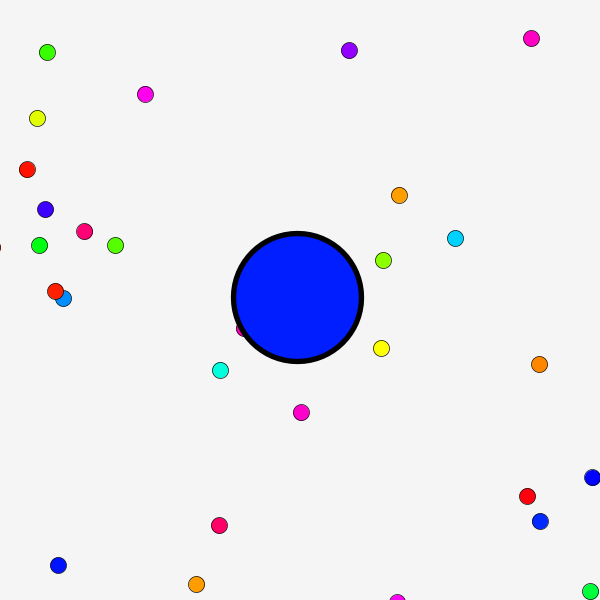
Frame 1 (no input)
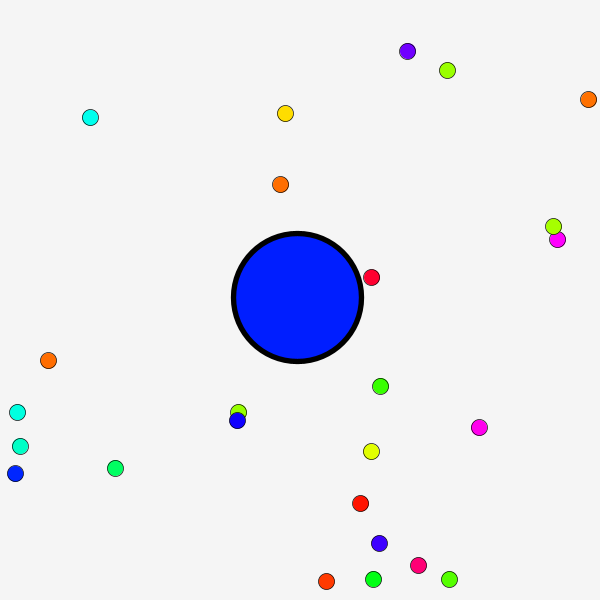
Frame 60 (the mouse pressed at the canvas centre just before this capture)
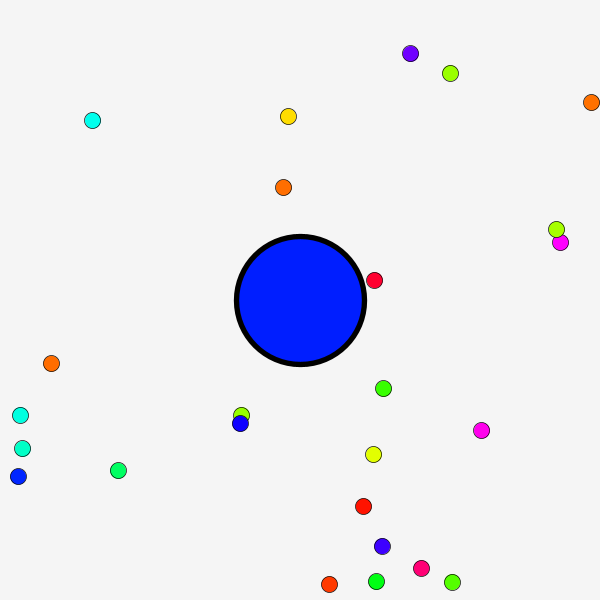
Frame 120 (the mouse held since frame 60 and released just before this capture)

The Processing sketch that drew these frames (run headless with seeded random() and noise(); from frame 60 on, the mouse is pressed at the canvas centre):

// Processing sketch: C32_AgarIo
// ── C32_AgarIo.pde
Cell me;
Cell[] enemies;


void setup() {
  size(600, 600);
  colorMode(HSB);

  me = new Cell(0, 0, 64);

  enemies = new Cell[400];
  for (int i = 0; i < enemies.length; i++) {
    enemies[i] = new Cell(random(-2 * width, 2 * width), random(-2*height, 2*height), 8);
  }
}



void draw() {
  me.move();
  translate(width/2, height/2);
  translate(-me.pos.x, -me.pos.y);

  background(245);
  stroke(0);
  strokeWeight(4);
  noFill();
  rect(-2*width, -2*height, 4*width, 4*height); 

  me.move();
  for (Cell e : enemies) e.display();
  me.display();
}
// ── Cell.pde
class Cell {

  PVector pos;
  float r;
  float hue;

  Cell(float x, float y, float r_) {
    pos = new PVector(x, y);
    r = r_;
    hue = random(255);
  }


  void move() {
    PVector dir = new PVector(mouseX - width/2, mouseY - height/2);
    float mag = constrain(map(dir.mag(), 0, (width + height)/2, 0, 10), 0, 4);
    dir.setMag(mag);
    pos.add(dir);
    pos.x = constrain(pos.x, -2*width, 2*width);  
    pos.y = constrain(pos.y, -2*height, 2*height);
  }


  void display() {
    stroke(0);
    strokeWeight(r / 12);
    fill(hue, 255, 255);
    ellipse(pos.x, pos.y, 2*r, 2*r);
  }
}
